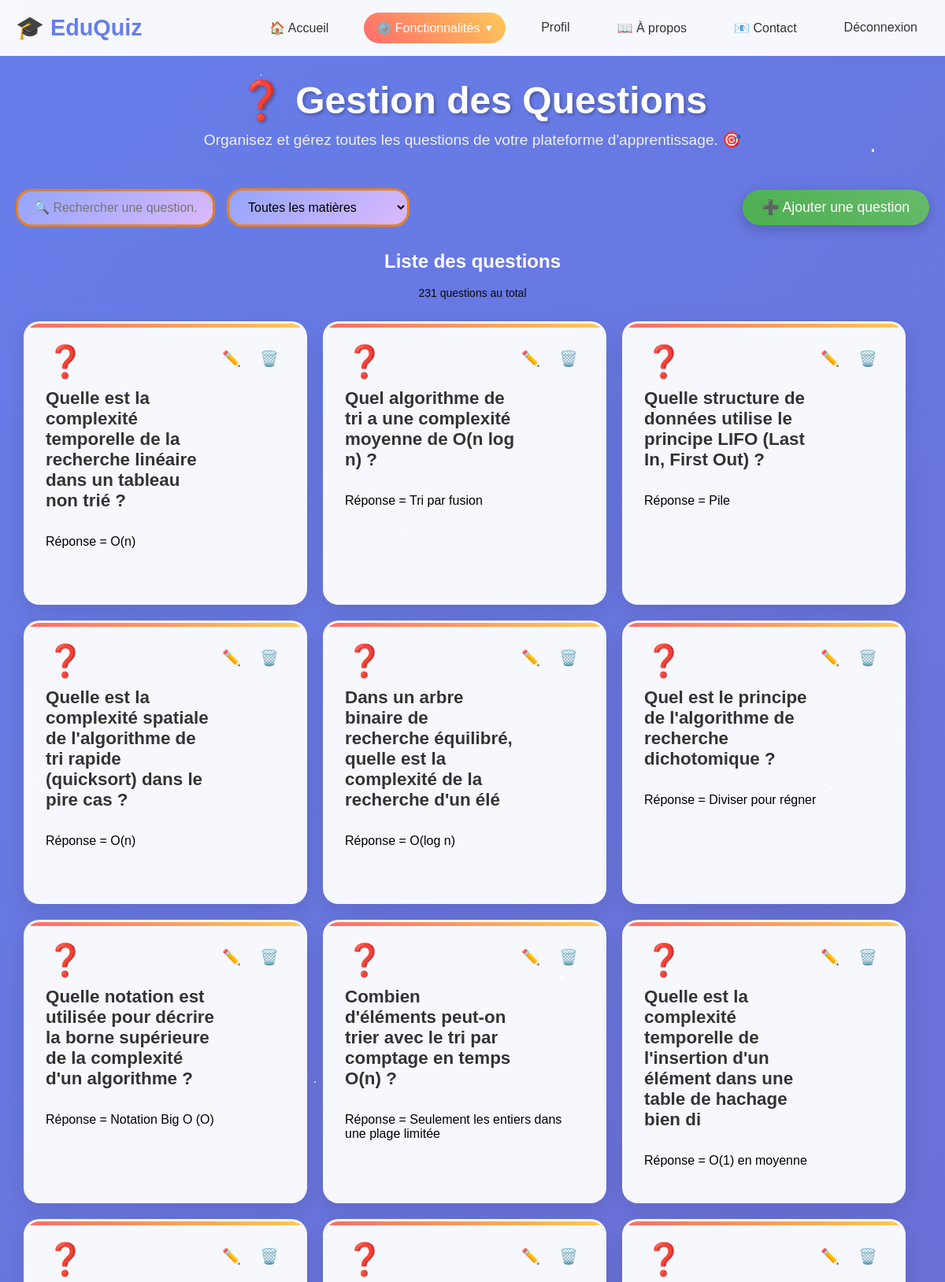
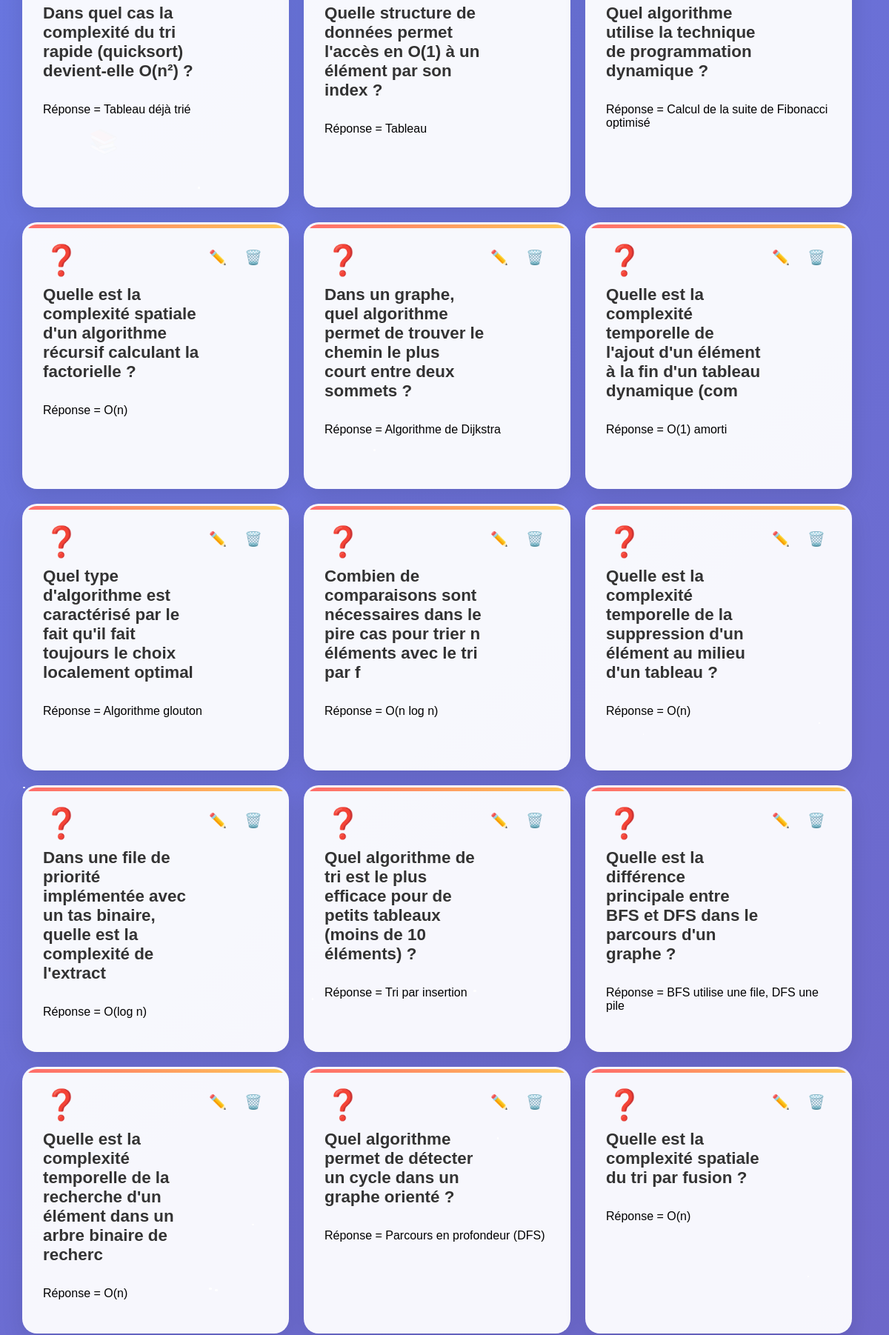
Page /index.php?path=question (signed in, upper part) on the committed database (2 pictures, top to bottom).
### tables this page shows
CREATE TABLE IF NOT EXISTS `question` (
  `id` bigint NOT NULL AUTO_INCREMENT,
  `id_matiere` bigint NOT NULL,
  `intitule` mediumtext NOT NULL,
  `proposition_1` varchar(255) NOT NULL,
  `proposition_2` varchar(255) NOT NULL,
  `proposition_3` varchar(255) NOT NULL,
  `proposition_4` varchar(255) NOT NULL,
  `reponse` smallint NOT NULL,
  PRIMARY KEY (`id`),
  KEY `fk_question_matiere` (`id_matiere`)
);

### controller/administration.php (called while the page is built, shortened)
<?php
function question($input)
{
    $question = new Question();
    $questions = $question->readAllByType($_SESSION['email'], $_SESSION['type']);
    require_once('view/administration/question.php');
}

### model/Db.php (called while the page is built)
<?php
class Db
{
    protected $host = 'localhost';
    protected $dbname = 'quiz';
    protected $user_name = 'root';
    protected $password = '';
    protected $connexion;
    public function __construct()
    {
        try {
            $this->connexion = new PDO('mysql:host='.$this->host.';dbname='.$this->dbname.';charset=utf8',''.$this->user_name.'',''.$this->password.'');
            $this->connexion->setAttribute(PDO::ATTR_ERRMODE, PDO::ERRMODE_EXCEPTION);
            $this->connexion->setAttribute(PDO::ATTR_EMULATE_PREPARES, false);
        } catch (Exception $e) {
            die('Une erreur s\'est produite lors de la connexion à la base de données<br>'.$e->getMessage());
        }
    }
    public function getCnx()
    {
        return $this->connexion;
    }
}

### model/Question.php (called while the page is built, shortened)
<?php
if (file_exists('model/Db.php')) {
    require_once('model/Db.php');
}
class Question
{
    protected $cnx;
    public function __construct()
    {
        $this->db = new Db();
        $this->cnx = $this->db->getCnx();
    }
    public function readAllByType($email, $type)
    {
        if ($type > 2) {
            $questions = $this->cnx->prepare('SELECT * FROM question');
            $questions->execute(array());
        }else{
            $questions = $this->cnx->prepare('SELECT * FROM `question` WHERE question.id_matiere IN ( SELECT id_matiere FROM enseignant_matiere WHERE email_enseignant=? )');
            $questions->execute(array($email));
        }
        return $questions;
    }
}

### view/administration/question.php (the view, shortened to what this page needs)
<?php
require_once('view/layout/nav_bar.php');
?>
<div class="stars" id="stars"></div>
    <div class="floating-elements">
        <div class="floating-book">📚</div>
        <div class="floating-atom">⚛️</div>
        <div class="floating-globe">🌍</div>
    </div>
    <div class="container">
        <div class="page-header">
            <h1 class="page-title">❓ Gestion des Questions</h1>
            <p class="page-subtitle">
                Organisez et gérez toutes les questions de votre plateforme d'apprentissage. 🎯
            </p>
        </div>
        <div class="action-bar">
            <div class="search-container">
                <input type="text" class="search-input filter-input" placeholder="🔍 Rechercher une question..."
                       id="searchInput">
                <select class="filter-select" id="levelFilter">
                    <option value="">Toutes les matières</option>
                </select>
            </div>
            <a href="index.php?path=question/create">
                <button class="add-btn">
                    ➕ Ajouter une question
                </button>
            </a>
        </div>
    <div class="subjects-grid2">
    <?php
        if ($questions->rowCount() > 0) {
            echo '<h2>Liste des questions</h2>';
            echo '<div id="contenu" class="contenu">';
            while ($une_qs = $questions->fetch()) {
                ?>
                <div class="subject-card"
                    data_intitule="<?=htmlspecialchars($une_qs['intitule'], ENT_QUOTES, 'UTF-8')?>"
                    data_reponse="<?=htmlspecialchars($une_qs['proposition_'.$une_qs['reponse']], ENT_QUOTES, 'UTF-8')?>"
                    data_text="<?=$une_qs['id_matiere']?>"
                    style="width: 360px; height: 360px; overflow: hidden;">
                    <div class="subject-header">
                        <div>
                            <div class="subject-icon">❓</div>
                            <h3 class="subject-title matiere" value="<?=$une_qs['id']?>">
                                <?=(substr($une_qs['intitule'], 0, 100)); ?>
                            </h3>
                        </div>
                        <div class="subject-actions">
                            <a href="index.php?path=question/edit&id=<?=$une_qs['id']?>">
                                <button class="action-btn edit-btn" title="Modifier">✏️</button>
                            </a>
                            <a href="index.php?path=question/delete&id=<?=$une_qs['id']?>">
                                <button class="action-btn delete-btn deleteb" title="Supprimer">🗑️</button>
                            </a>
                        </div>
                    </div>
                    <p>Réponse = <?=$une_qs['proposition_'.$une_qs['reponse']]?></p>
                </div>
                <?php
            }
            echo '</div>';
        }else {
            echo '<h2>Aucunes questions trouvées pour cette matière</h2>';
        } ?>
    </div>

### css/style1.css (style rules this page uses)
body { margin: 0; height: 100vh; }
a { text-decoration: none; color: white; font-weight: bolder; }
.subjects-grid2 h2 { display: inline-block; width: 100%; text-align: center; color: white; }

### templete/style.css (style rules this page uses)
* { margin: 0; padding: 0; box-sizing: border-box; }
body { font-family: 'Comic Sans MS', cursive, sans-serif; background: linear-gradient(135deg, #667eea 0%, #764ba2 100%); min-height: 100vh; overflow-x: hidden; padding-top: 80px; background-attachment: fixed; background-repeat: no-repeat; background-size: cover; }
.stars { position: fixed; top: 0; left: 0; width: 100%; height: 100%; pointer-events: none; z-index: 1; }
.container { position: relative; z-index: 2; max-width: 1200px; margin: 0 auto; padding: 20px; }
.floating-elements { position: absolute; top: 0; left: 0; width: 100%; height: 100%; pointer-events: none; z-index: 1; }
.floating-book, .floating-pencil, .floating-lightbulb { position: absolute; font-size: 2rem; opacity: 0.6; animation: float 6s ease-in-out infinite; }
.floating-book { top: 20%; left: 10%; animation-delay: 0s; }
.filter-select { padding: 12px 20px; border: solid rgb(229, 129, 34); border-radius: 20px; background: linear-gradient(135deg, #93a5fc 0%, #dbb9fd 100%); font-size: 1rem; cursor: pointer; transition: all 0.3s ease; width: 90%; }
.filter-input { padding: 12px 20px; border: solid rgb(229, 129, 34); border-radius: 20px; background: linear-gradient(135deg, #93a5fc 0%, #dbb9fd 100%); font-size: 1rem; transition: all 0.3s ease; outline: none; color: #000; }
.add-btn { background: linear-gradient(45deg, #4caf50, #66bb6a); color: white; border: none; padding: 12px 25px; font-size: 1.1rem; border-radius: 25px; cursor: pointer; transition: all 0.3s ease; display: flex; align-items: center; gap: 8px; font-family: inherit; box-shadow: 0 5px 15px rgba(0,0,0,0.2); }
.subject-card { background: rgba(255, 255, 255, 0.95); border-radius: 20px; padding: 25px; box-shadow: 0 10px 30px rgba(0,0,0,0.1); transition: all 0.3s ease; border: 3px solid transparent; position: relative; overflow: hidden; width: 350px; margin: 10px; float: left; }
.subject-card::before { content: ''; position: absolute; top: 0; left: 0; right: 0; height: 5px; background: linear-gradient(45deg, #ff6b6b, #feca57); }
.subject-header { display: flex; justify-content: space-between; align-items: flex-start; margin-bottom: 20px; }
.subject-actions { display: flex; gap: 8px; }
.action-btn { background: none; border: none; font-size: 1.2rem; cursor: pointer; padding: 8px; border-radius: 50%; transition: all 0.3s ease; }
.subject-title { font-size: 1.4rem; color: #333; margin-bottom: 10px; font-weight: bold; }
.subject-icon { font-size: 2.5rem; margin-bottom: 10px; }
.action-bar { display: flex; justify-content: space-between; align-items: center; margin-bottom: 30px; flex-wrap: wrap; gap: 15px; }
.search-container { display: flex; gap: 15px; align-items: center; flex: 1; max-width: 500px; }

### templete/style2.css (style rules this page uses)
.stars { position: fixed; top: 0; left: 0; width: 100%; height: 100%; pointer-events: none; z-index: 1; }
.container { position: relative; z-index: 2; max-width: 1200px; margin: 0 auto; padding: 20px; }
.page-header { text-align: center; margin-bottom: 50px; animation: fadeInDown 1s ease-out; }
.page-title { font-size: 3rem; color: #fff; text-shadow: 2px 2px 4px rgba(0,0,0,0.3); margin-bottom: 10px; }
.page-subtitle { font-size: 1.2rem; color: #f0f0f0; margin-bottom: 30px; }

### rows in the picture
question: $une_qs['id'] 1 (drawn), intitule "Quelle est la complexité temporelle de la recherche linéaire dans un tableau non trié ?", proposition_3 "O(n)"
question: $une_qs['id'] 2 (drawn), intitule "Quel algorithme de tri a une complexité moyenne de O(n log n) ?", proposition_2 "Tri par fusion"
question: $une_qs['id'] 3 (drawn), intitule "Quelle structure de données utilise le principe LIFO (Last In, First Out) ?", proposition_2 "Pile"
question: $une_qs['id'] 4 (drawn), intitule "Quelle est la complexité spatiale de l'algorithme de tri rapide (quicksort) dans le pire cas ?", proposition_3 "O(n)"
question: $une_qs['id'] 5 (drawn), intitule "Dans un arbre binaire de recherche équilibré, quelle est la complexité de la recherche d'un élé", proposition_2 "O(log n)"
question: $une_qs['id'] 6 (drawn), intitule "Quel est le principe de l'algorithme de recherche dichotomique ?", proposition_1 "Diviser pour régner"
question: $une_qs['id'] 7 (drawn), intitule "Quelle notation est utilisée pour décrire la borne supérieure de la complexité d'un algorithme ?", proposition_3 "Notation Big O (O)"
question: $une_qs['id'] 8 (drawn), intitule "Combien d'éléments peut-on trier avec le tri par comptage en temps O(n) ?", proposition_2 "Seulement les entiers dans une plage limitée"
question: $une_qs['id'] 9 (drawn), intitule "Quelle est la complexité temporelle de l'insertion d'un élément dans une table de hachage bien di", proposition_1 "O(1) en moyenne"
question: $une_qs['id'] 10 (drawn), intitule "Dans quel cas la complexité du tri rapide (quicksort) devient-elle O(n²) ?", proposition_1 "Tableau déjà trié"
question: $une_qs['id'] 11 (drawn), intitule "Quelle structure de données permet l'accès en O(1) à un élément par son index ?", proposition_2 "Tableau"
question: $une_qs['id'] 12 (drawn), intitule "Quel algorithme utilise la technique de programmation dynamique ?", proposition_3 "Calcul de la suite de Fibonacci optimisé"
question: $une_qs['id'] 13 (drawn), intitule "Quelle est la complexité spatiale d'un algorithme récursif calculant la factorielle ?", proposition_3 "O(n)"
question: $une_qs['id'] 14 (drawn), intitule "Dans un graphe, quel algorithme permet de trouver le chemin le plus court entre deux sommets ?", proposition_3 "Algorithme de Dijkstra"
question: $une_qs['id'] 15 (drawn), intitule "Quelle est la complexité temporelle de l'ajout d'un élément à la fin d'un tableau dynamique (com", proposition_1 "O(1) amorti"
question: $une_qs['id'] 16 (drawn), intitule "Quel type d'algorithme est caractérisé par le fait qu'il fait toujours le choix localement optimal", proposition_2 "Algorithme glouton"
question: $une_qs['id'] 17 (drawn), intitule "Combien de comparaisons sont nécessaires dans le pire cas pour trier n éléments avec le tri par f", proposition_2 "O(n log n)"
question: $une_qs['id'] 18 (drawn), intitule "Quelle est la complexité temporelle de la suppression d'un élément au milieu d'un tableau ?", proposition_3 "O(n)"
question: $une_qs['id'] 19 (drawn), intitule "Dans une file de priorité implémentée avec un tas binaire, quelle est la complexité de l'extract", proposition_2 "O(log n)"
question: $une_qs['id'] 20 (drawn), intitule "Quel algorithme de tri est le plus efficace pour de petits tableaux (moins de 10 éléments) ?", proposition_3 "Tri par insertion"
question: $une_qs['id'] 21 (drawn), intitule "Quelle est la différence principale entre BFS et DFS dans le parcours d'un graphe ?", proposition_2 "BFS utilise une file, DFS une pile"
question: $une_qs['id'] 22 (drawn), intitule "Quelle est la complexité temporelle de la recherche d'un élément dans un arbre binaire de recherc", proposition_3 "O(n)"
question: $une_qs['id'] 23 (drawn), intitule "Quel algorithme permet de détecter un cycle dans un graphe orienté ?", proposition_2 "Parcours en profondeur (DFS)"
question: $une_qs['id'] 24 (drawn), intitule "Quelle est la complexité spatiale du tri par fusion ?", proposition_3 "O(n)"
